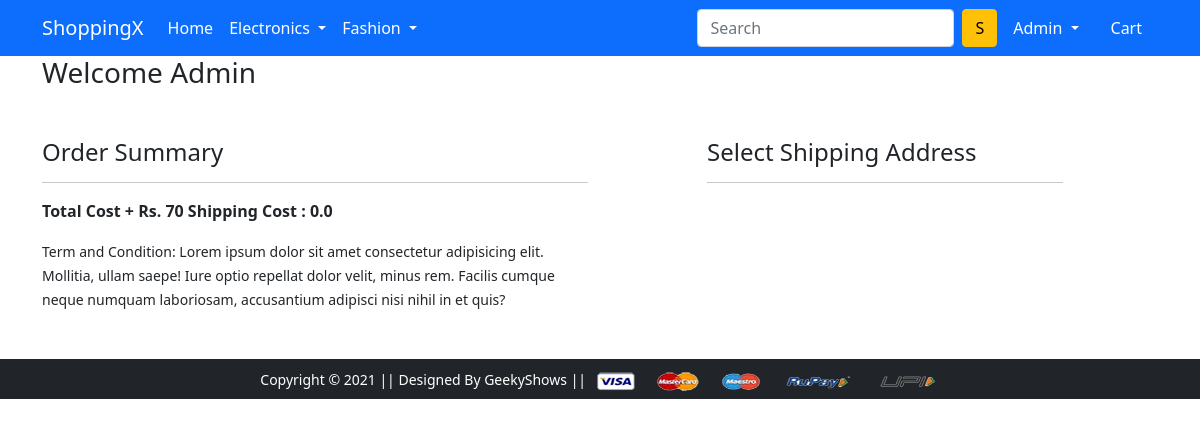
/checkout/ (signed in), run on an earlier commit of the app's database.
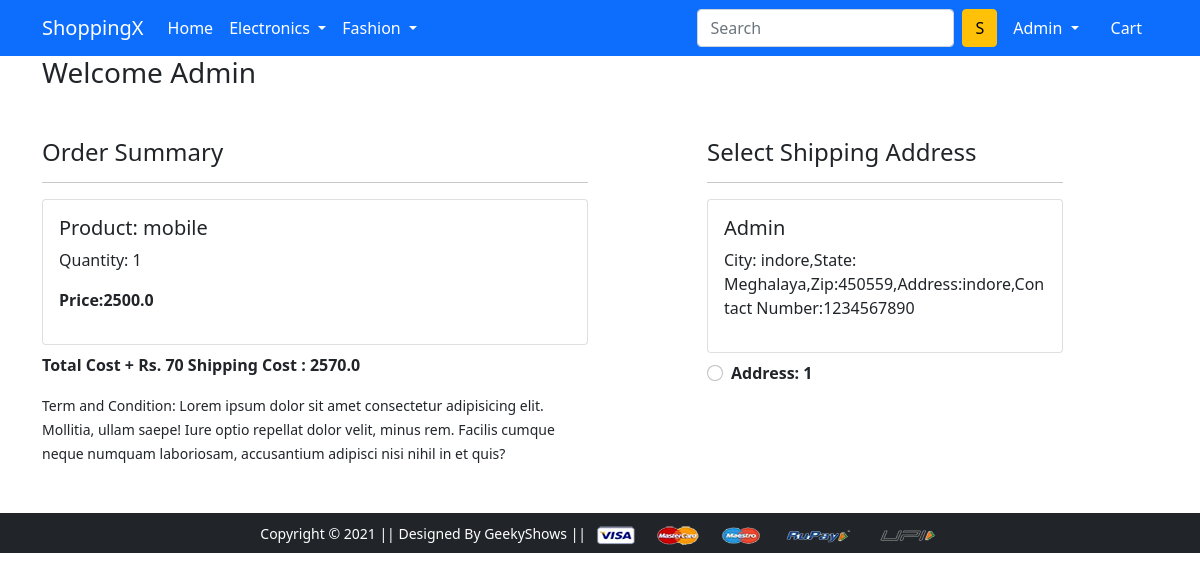
And on a later commit of the database.
### app/models.py (models this page shows, shortened)
class Cart(models.Model):
    user = models.ForeignKey(User,on_delete=models.CASCADE)
    product = models.ForeignKey(Product,on_delete=models.CASCADE)
    quantity = models.PositiveIntegerField(default=1)
    @property
    def total_cost(self):
        return self.quantity * self.product.discounted_price

class Product(models.Model):
    title = models.CharField(max_length=50)
    description = models.CharField(max_length=200)
    selling_price = models.FloatField()
    discounted_price = models.FloatField()
    brand = models.CharField(max_length=100)
    category = models.CharField(choices = CATEGORY_CHOICES,max_length=2)
    product_image = models.ImageField(upload_to='producting')

class Customer_Profile(models.Model):
    user = models.ForeignKey(User,on_delete=models.CASCADE)
    name = models.CharField(max_length=100,null=True,blank=True)
    address = models.CharField(max_length=100,null=True,blank=True)
    city = models.CharField(max_length=100,null=True,blank=True)
    state = models.CharField(max_length = 20,choices=STATE_CHOICE)
    zip_code = models.IntegerField()
    contact_number = models.IntegerField(validators=[
            MaxValueValidator(12),
            MinValueValidator(10)
        ],null=True,blank=True)
    image = models.ImageField(upload_to='profile_image',null=True,blank=True)

### app/views.py (the view)
# urls.py: path('checkout/', views.checkout, name='checkout'),
@login_required
def checkout(request):
    user = request.user
    customer = Customer_Profile.objects.filter(user=user)
    cart_item = Cart.objects.filter(user=user)
    amount = 0.0
    shipping_amount = 70.0
    total_amount = 0.0
    cart_product = [p for p in Cart.objects.all() if p.user==user]
    if cart_product:
        for p in cart_product:
            temprary = (p.quantity*p.product.discounted_price)
            amount += temprary
            total_amount = amount+shipping_amount
    return render(request, 'app/checkout.html',{'total_amount':total_amount,'customer':customer,'cart_item':cart_item})

### app/templates/app/checkout.html (shortened to what this page needs)
{% extends 'app/base.html' %}
{% load static %}
{% block main-content %}
<div class="container">
  {% if request.user.is_authenticated %}
  <h3>Welcome {{user|capfirst}}</h3>
  {% endif %}
  <div class="row mt-5">
    <div class="col-sm-6">
      <h4>Order Summary</h4>
      <hr>
      {% for item in cart_item %}
      <div class="card mb-2">
        <div class="card-body">
          <h5>Product: {{item.product.title}}</h5>
          <p>Quantity: {{item.quantity}}</p>
          <p class="fw-bold">Price:{{item.total_cost}}</p>
        </div>
      </div>
      {% endfor %}
      <p class="fw-bold">Total Cost + Rs. 70 Shipping Cost : {{total_amount}}</p>
      <small>Term and Condition: Lorem ipsum dolor sit amet consectetur adipisicing elit. Mollitia, ullam saepe! Iure
        optio repellat dolor velit, minus rem. Facilis cumque neque numquam laboriosam, accusantium adipisci nisi nihil
        in et quis?</small>
    </div>
    <div class="col-sm-4 offset-sm-1">
      <h4>Select Shipping Address</h4>
      <hr>
      <form action="/paymentdone">
        {% for i in customer %}
        <div class="card">
          <div class="card-body">
            <h5>{{i.name|capfirst}}</h5>
            <p>City: {{i.city}},State: {{i.state}},Zip:{{i.zip_code}},Address:{{i.address}},Contact
              Number:{{i.contact_number}}</p>
          </div>
        </div>
        <div class="form-check mt-2 mb-5">
          <input class="form-check-input" type="radio" name="custid" id="custadd{{forloop.counter}}" value="{{i.id}}">
          <label class="form-check-label fw-bold" for="">
            Address: {{forloop.counter}} </label>
        </div>
        {% endfor %}
      </form>
    </div>
  </div>
</div>
{% endblock main-content %}

What changed in the data, as far as the page shows it:
added Cart: product "mobile", quantity "1", total_cost "2500.0"
added Customer_Profile: name "Admin", city "indore", state "Meghalaya", zip_code "450559", address "indore", contact_number "1234567890"
Also different on the page:
{{ total_amount }}: "0.0" → "2570.0"
